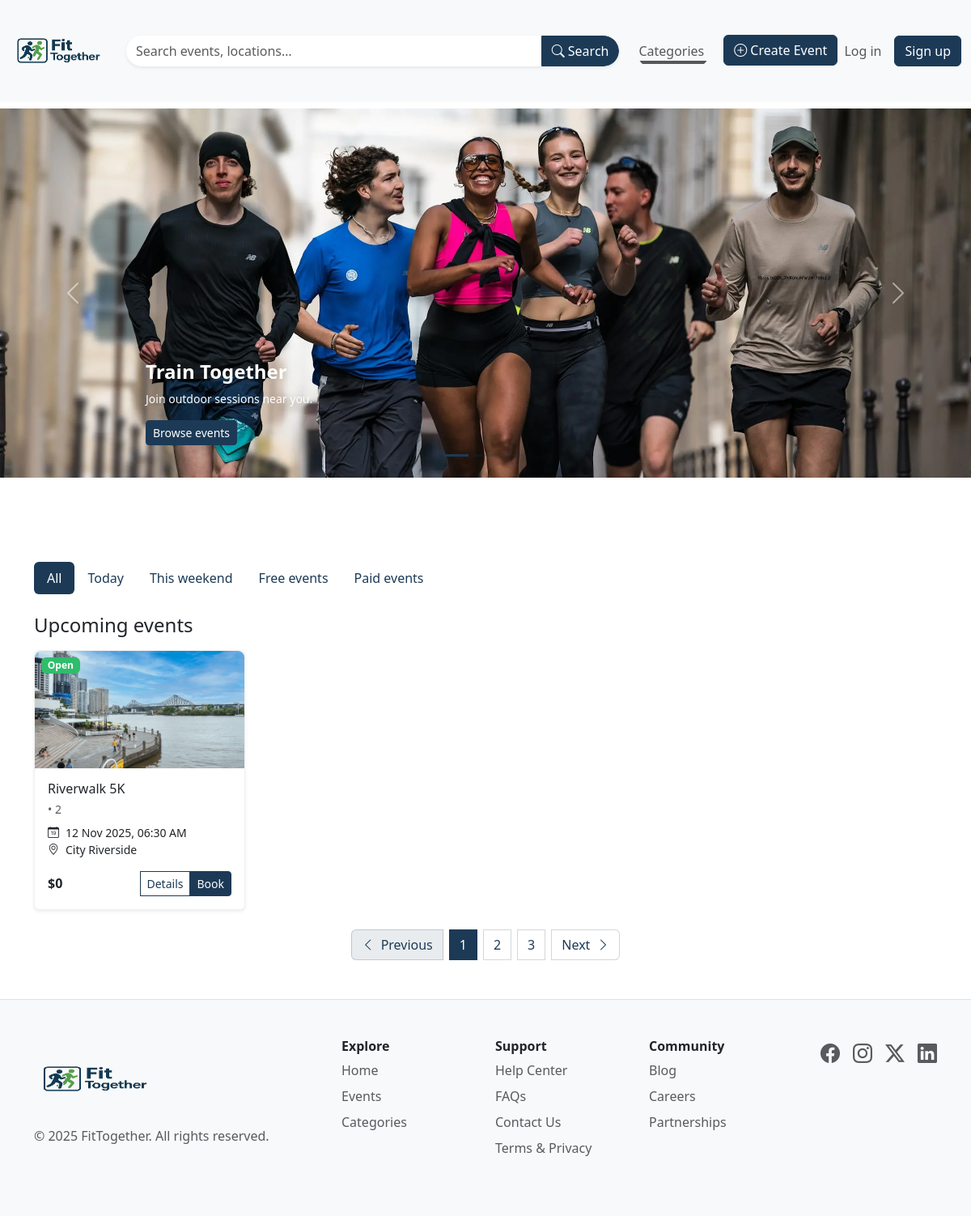
The page /category/Running on the database as committed earlier.
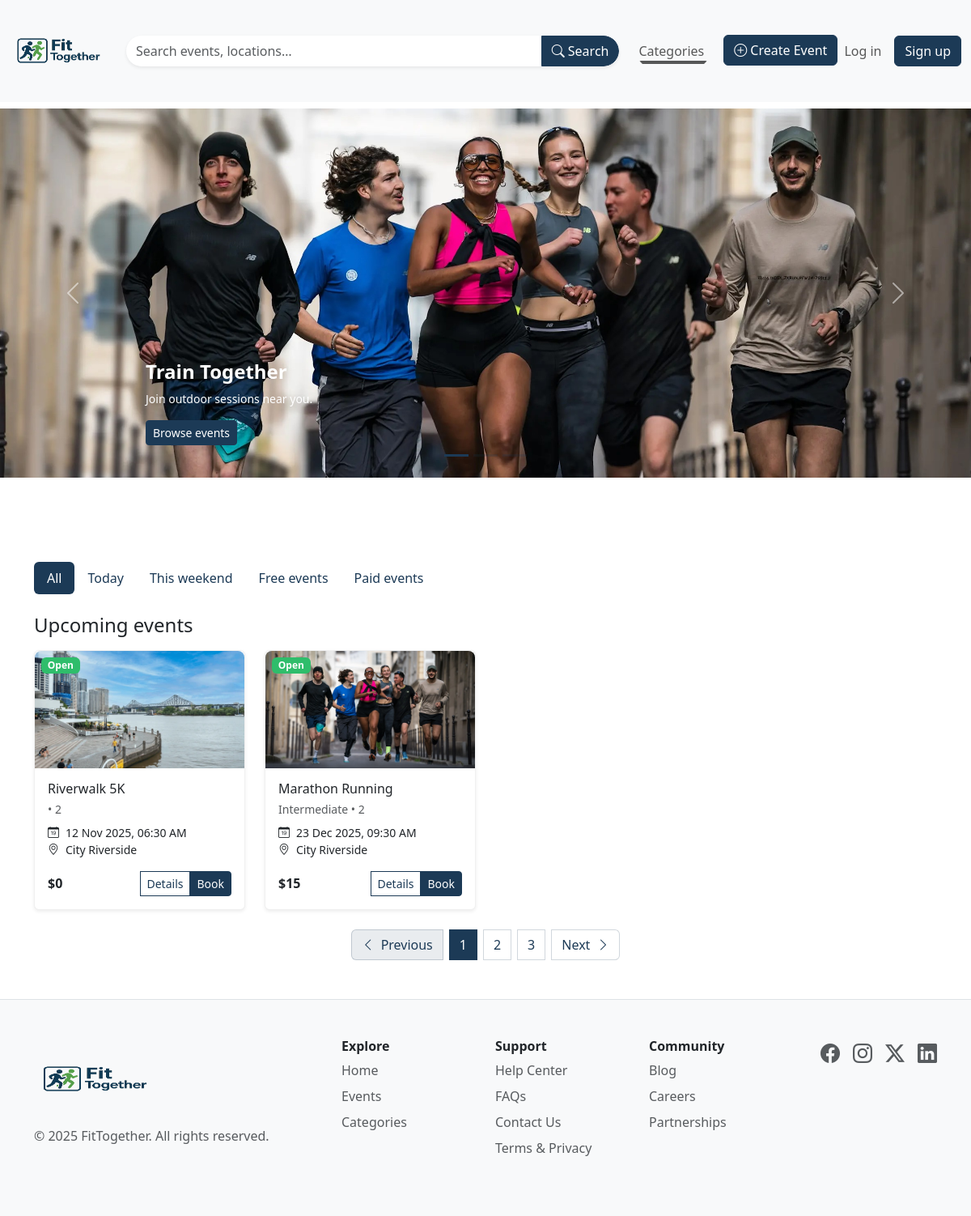
The same page on the database as committed later.
### website/models.py (models this page shows, shortened)
class Event(db.Model):
    __tablename__ = 'events'
    id = db.Column(db.Integer, primary_key=True)
    title = db.Column(db.String(80), nullable=False)
    category_id = db.Column(db.Integer, db.ForeignKey('categories.id'), nullable=False)
    experience_level = db.Column(db.String(50), nullable=True)
    description = db.Column(db.Text, nullable=False)
    start_time = db.Column(db.DateTime, nullable=False)
    end_time = db.Column(db.DateTime, nullable=False)
    location = db.Column(db.String(255), nullable=False)
    venue_details = db.Column(db.Text)
    ticket_price = db.Column(db.Integer, default=0)
    number_of_tickets = db.Column(db.Integer, nullable=False)
    organiser_id = db.Column(db.Integer, db.ForeignKey('users.id'))
    created_at = db.Column(db.DateTime, default=datetime.utcnow)
    images = db.Column(db.String(1000))
    reviews = db.relationship('Review', backref='events')

### website/views.py (the view)
@main_bp.route('/category/<string:category_name>')
def view_category(category_name):
    query = select(Category.id).where(Category.name == category_name)
    category_id = db.session.execute(query).scalars().all()
    if(category_id):
        category_id = int(category_id[0])
    else:
        print(f"Failed to retreive id for {category_name} category")
        category_id = 9999999
    query = select(Event).where(Event.category_id == category_id)
    events = db.session.execute(query).scalars().all()
    if(not events):
        flash(f"No events found in category: {category_name}.", "info")
    return render_template('index.html', events=events, selected_category=category_name)

### website/templates/index.html (shortened to what the changed rows need)
{% extends 'base.html' %}
{% block content %}
<div id="heroCarousel" class="carousel slide carousel-fade" data-bs-ride="carousel" data-bs-touch="true" data-bs-keyboard="true">
  <div class="carousel-inner">
    <div class="carousel-item active" data-bs-interval="6000">
      <div class="carousel-caption text-start">
        <h2 class="h4 fw-semibold">Train Together</h2>
      </div>
    </div>
  </div>
</div>
<div class="container py-4" id="events">
  <h2 class="h4 mb-3">Upcoming events</h2>
  {% if events %}
  <div class="row row-cols-1 row-cols-sm-2 row-cols-lg-3 row-cols-xl-4 g-4">
    {% for e in events %}
    {% set imgs = (e.images or '').split(',') %}
    <div class="col">
      <a href="{{ url_for('main.view_event', event_id=e.id)}}" class="text-decoration-none text-dark">
        <div id="eventCard-{{ e.id }}" class="card h-100 shadow-sm">
          <div class="position-relative">
            {% if imgs and imgs[0] %}
            <img id="eventImage-{{ e.id }}" src="{{ url_for('static', filename='uploads/' ~ imgs[0]) }}" alt="{{ e.title }}" class="card-img-top event-thumb">
            {% endif %}
            <span id="eventStatus-{{ e.id }}" class="badge bg-success position-absolute top-0 start-0 m-2">Open</span>
          </div>
          <div class="card-body d-flex flex-column">
            <h3 id="eventTitle-{{ e.id }}" class="h6 card-title mb-1 text-truncate">{{ e.title }}</h3>
            <p id="eventMeta-{{ e.id }}" class="text-muted small mb-2">{{ e.experience_level }} • {{ e.category_id }}</p>
            <ul class="list-unstyled small mb-3">
              <li><i class="bi bi-calendar-date me-2"></i>{{ e.start_time.strftime('%d %b %Y, %I:%M %p') }}</li>
              <li><i class="bi bi-geo-alt me-2"></i>{{ e.location }}</li>
            </ul>
            <div class="d-flex justify-content-between align-items-center mt-auto">
              <span id="eventPrice-{{ e.id }}" class="fw-semibold">${{ e.ticket_price }}</span>
              <div class="btn-group">
                <a id="detailsButton-{{ e.id }}" href="{{ url_for('main.view_event', event_id=e.id) }}" class="btn btn-outline-primary btn-sm">Details</a>
                <button id="bookButton-{{ e.id }}" class="btn btn-primary btn-sm" type="button">Book</button>
              </div>
            </div>
          </div>
        </div>
      </a>
    </div>
    {% endfor %}
  </div>
  {% else %}
  <p class="text-muted">No events found.</p>
  {% endif %}
</div>
{% endblock %}

Rows that differ between the two databases and show on the page:
added Event: images (picture), title "Marathon Running", experience_level "Intermediate", category_id "2", start_time "23 Dec 2025, 09:30 AM", location "City Riverside", ticket_price "15"
